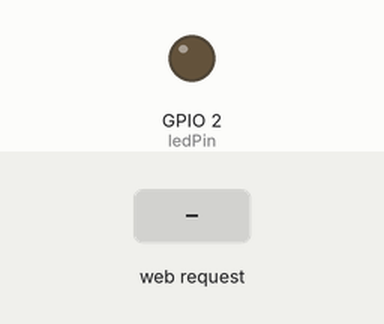
Bench run of a sketch on a simulated ESP32. Parts: output pins drawn as LEDs (lit = HIGH). The test bench sets the inputs (shaded band). WiFi joins after 1.5 s; servers stay silent unless stated; what the sketch prints to the serial monitor is not drawn.

Above: at 3.2 s.
3.3 s: HTTP request GET /on received
At 3.6 s:
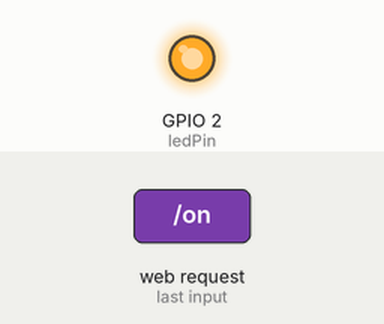
4.8 s: HTTP request GET /off received
At 6.0 s:
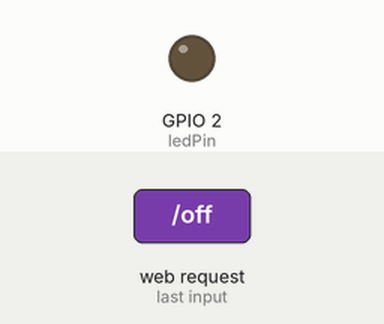
Timing chart, 0 to 7.8 s (numbered marks = the images above; inputs shaded):
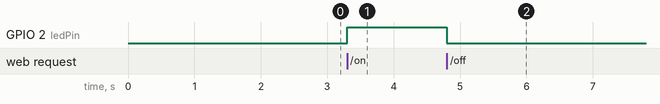

Measured:
- after the input at 3.3 s, GPIO 2 (ledPin): LOW → HIGH at once
- after the input at 4.8 s, GPIO 2 (ledPin): HIGH → LOW at once

The sketch:

esp32-webserver.ino
```cpp
#include <WiFi.h>
#include <ESPAsyncWebServer.h>

// Replace with your network credentials
const char* ssid = "Your_SSID";
const char* password = "Your_PASSWORD";

// Set GPIO pin
const int ledPin = 2;

// Create AsyncWebServer object on port 80
AsyncWebServer server(80);

void setup() {
    Serial.begin(115200);
    pinMode(ledPin, OUTPUT);

    // Connect to Wi-Fi
    WiFi.begin(ssid, password);
    while (WiFi.status() != WL_CONNECTED) {
        delay(1000);
        Serial.println("Connecting to WiFi...");
    }
    Serial.println("Connected to WiFi");

    // Serve HTML page
    server.on("/", HTTP_GET, [](AsyncWebServerRequest *request) {
        request->send(200, "text/html", "<h1>ESP32 Web Server</h1><button onclick=\"fetch('/on')\">Turn ON</button><button onclick=\"fetch('/off')\">Turn OFF</button>");
    });

    // Handle LED ON
    server.on("/on", HTTP_GET, [](AsyncWebServerRequest *request) {
        digitalWrite(ledPin, HIGH);
        request->send(200, "text/plain", "LED ON");
    });

    // Handle LED OFF
    server.on("/off", HTTP_GET, [](AsyncWebServerRequest *request) {
        digitalWrite(ledPin, LOW);
        request->send(200, "text/plain", "LED OFF");
    });

    // Start server
    server.begin();
}

void loop() {
    // Nothing here since AsyncWebServer handles requests
}
```
